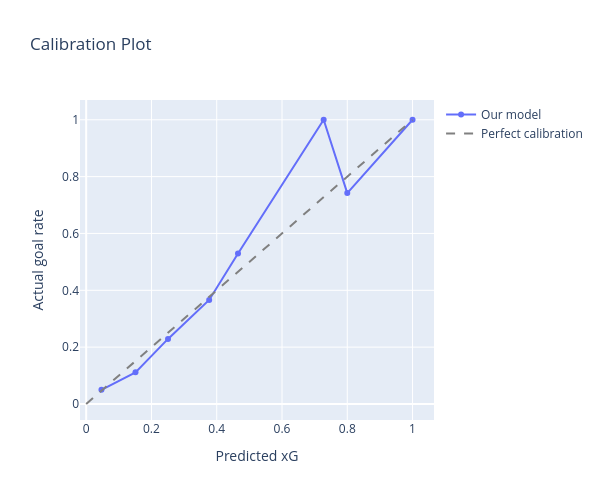

Notebook source saved alongside this figure:
### Code cell
from sklearn.calibration import calibration_curve

prob_true, prob_pred = calibration_curve(y_eval, y_pred_calibrated, n_bins=10)

fig = go.Figure()

fig.add_trace(go.Scatter(
  x=prob_pred, y=prob_true,
  mode="lines+markers",
  name="Our model"
))

fig.add_trace(go.Scatter(
  x=[0, 1], y=[0, 1],
  mode="lines",
  name="Perfect calibration",
  line=dict(dash="dash", color="gray")
))

fig.update_layout(
  title="Calibration Plot",
  xaxis_title="Predicted xG",
  yaxis_title="Actual goal rate",
  width=600,
  height=500
)

fig.show()

### Figure 1 — Plotly figure (JSON) as saved in the notebook; plotly's stock layout.template omitted (floating-point values rounded to 4 significant figures)
{"data": [{"mode": "lines+markers", "name": "Our model", "type": "scatter", "x": [0.04676, 0.151, 0.2508, 0.3768, 0.4652, 0.7276, 0.8, 1], "y": [0.04996, 0.1113, 0.229, 0.3662, 0.5294, 1, 0.7419, 1]}, {"line": {"color": "gray", "dash": "dash"}, "mode": "lines", "name": "Perfect calibration", "type": "scatter", "x": [0, 1], "y": [0, 1]}], "layout": {"height": 500, "title": {"text": "Calibration Plot"}, "width": 600, "xaxis": {"autorange": true, "range": [-0.01923, 1.066], "title": {"text": "Predicted xG"}, "type": "linear"}, "yaxis": {"autorange": true, "range": [-0.05629, 1.069], "title": {"text": "Actual goal rate"}, "type": "linear"}}}
